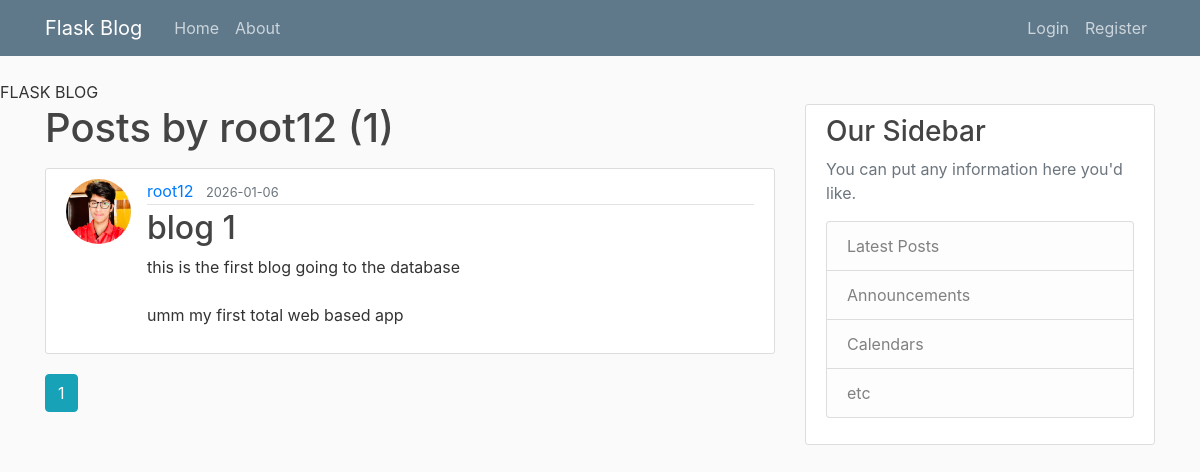
The app's page /user/root12, older data.
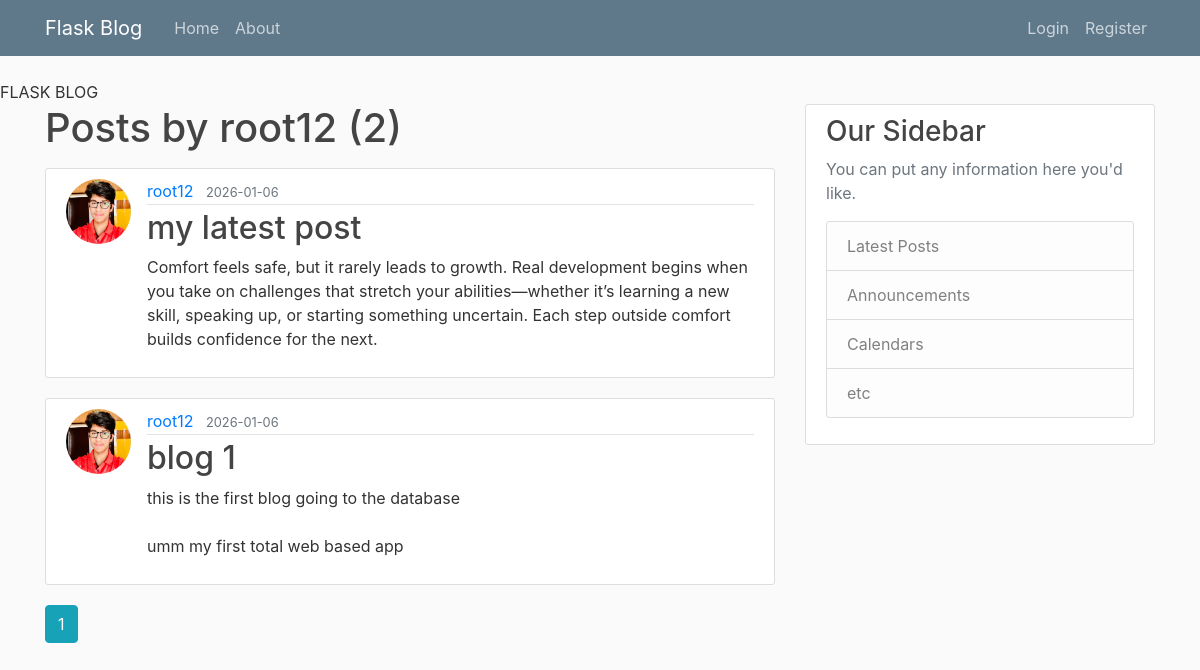
The same page, newer data.
### app/models.py (models this page shows, shortened)
class Post(db.Model):
        id=db.Column(db.Integer,primary_key=True)
        title=db.Column(db.String(100),nullable=False)
        date_posted=db.Column(db.DateTime,nullable=False,default=datetime.utcnow)
        content=db.Column(db.Text,nullable=False)
        user_id=db.Column(db.Integer,db.ForeignKey('user.id'),nullable=False)

class User(db.Model,UserMixin):#usermixin is used to add flask login functionality to the suer model
    id=db.Column(db.Integer,primary_key=True)
    username=db.Column(db.String(20),unique=True,nullable=False)
    email=db.Column(db.String(120),unique=True,nullable=False)
    image_file=db.Column(db.String(20),nullable=False,default='default.jpeg')
    password=db.Column(db.String(60),nullable=False)
    posts=db.relationship('Post',backref='author',lazy=True) # we use this to create relationship between user and post like one to many relationship and the backref is used to add a column tto the post table which will reference the user who created the post and lazy is used to tell sqlalchemy when to load the data from the database

### app/routes.py (the view)
@app.route('/user/<string:username>')
def user_posts(username):
    page=request.args.get('page',1,type=int) #this is to target the page number from the url and if there is no page no provided it will default to 1
    user=User.query.filter_by(username=username).first_or_404()
    posts=Post.query.filter_by(author=user)\
        .order_by(Post.date_posted.desc())\
        .paginate(page=page, per_page=3)
    return render_template('user.html',posts=posts,user=user)

### app/templates/user.html
{% extends "layout.html" %}
{% block content %}
<h1 class="mb-3">Posts by {{ user.username }} ({{ posts.total }})</h1>
{% for post in posts.items %}
<article class="media content-section">
    <img class="rounded-circle article-img"
        src="{{ url_for('static', filename='profile_pics/' + post.author.image_file) }}">
    <div class="media-body">
        <div class="article-metadata">
            <a class="mr-2" href="{{ url_for('user_posts', username=post.author.username) }}">{{ post.author.username
                }}</a>
            <small class="text-muted">{{ post.date_posted.strftime('%Y-%m-%d') }}</small>
        </div>
        <h2><a class="article-title" href="{{ url_for('post', post_id=post.id) }}">{{ post.title }}</a></h2>
        <p class="article-content">{{ post.content }}</p>
    </div>
</article>
{% endfor %}
{% for page_num in posts.iter_pages(left_edge=1, right_edge=1, left_current=1, right_current=2) %}
{% if page_num %}
{% if posts.page == page_num %}
<a class="btn btn-info mb-4" href="{{ url_for('user_posts', username=user.username, page=page_num) }}">{{ page_num
    }}</a>
{% else %}
<a class="btn btn-outline-info mb-4" href="{{ url_for('user_posts', username=user.username, page=page_num) }}">{{
    page_num }}</a>
{% endif %}
{% else %}
...
{% endif %}
{% endfor %}
{% endblock content %}

Row changes from the older to the newer data that the page shows:
added Post: image_file (picture), author.username "root12", date_posted "2026-01-06", title "my latest post", content "Comfort feels safe, but it rarely leads to growth. Real development begins when you take on challenges that stretch your abilities—whether it’s learning a new skill, speaking up, or starting something uncertain. Each step outside comfort builds confidence for the next."
Text that changed along with them:
{{ posts.total }}: "1" → "2"
